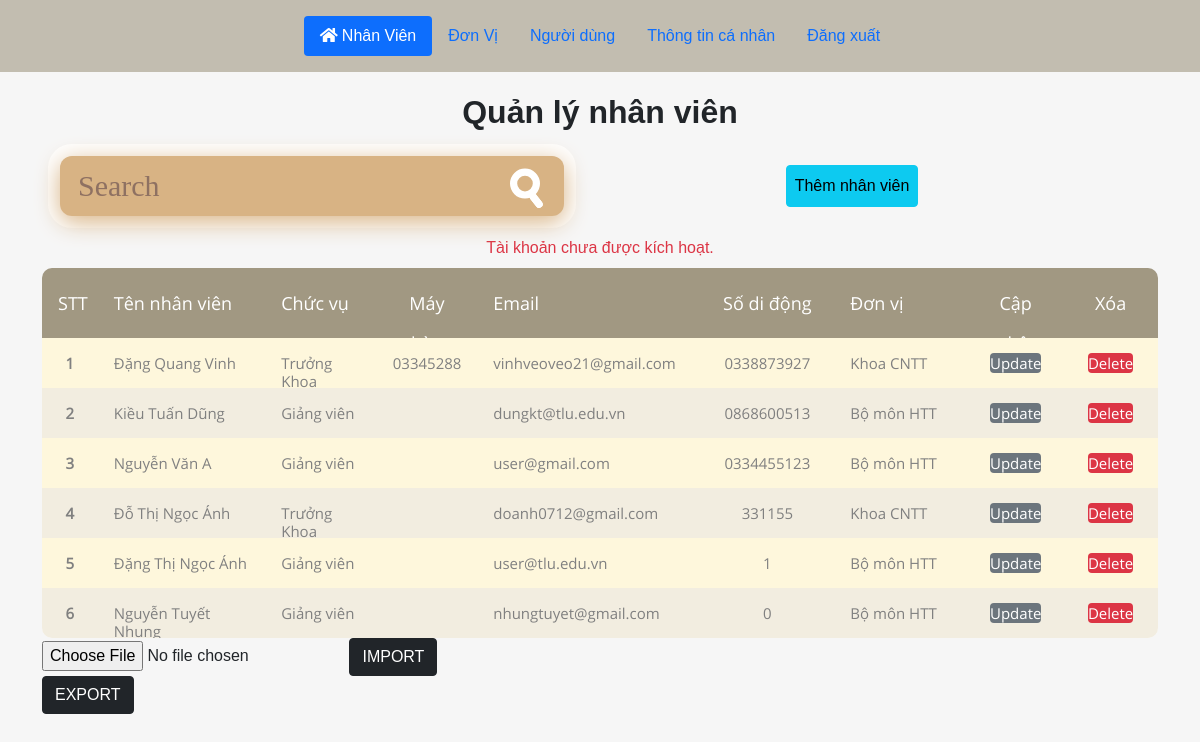
/admin/index.php (signed in), run on the app's committed database.
### tables this page shows
CREATE TABLE `db_nhanvien` (
  `tennv` varchar(100) NOT NULL,
  `chucvu` varchar(50) DEFAULT NULL,
  `mayban` varchar(13) DEFAULT NULL,
  `email` varchar(100) NOT NULL,
  `sodidong` varchar(10) NOT NULL,
  `madv` int(10) UNSIGNED NOT NULL,
  `manv` int(10) UNSIGNED NOT NULL
);

CREATE TABLE `donvi` (
  `MaDV` int(10) UNSIGNED NOT NULL,
  `TenDV` varchar(25) NOT NULL,
  `DiaChi` varchar(100) NOT NULL,
  `Email` varchar(255) DEFAULT NULL,
  `Website` varchar(100) DEFAULT NULL,
  `DienThoai` varchar(13) NOT NULL,
  `MaDV_Cha` int(10) UNSIGNED DEFAULT 0
);

### admin/index.php (the view, shortened to what this page needs)
<?php include("particals/header.php") ?>
<div class="container">
    <div class="row">
        <span class="text-center fs-2 text fw-bold mt-3">Quản lý nhân viên</span>
        <div class="col-12 flex-row d-flex justify-content-between">
            <div style="position: relative;height: 100px;width: 504px;">
                <div id="cover">
                    <form method="get" action="">
                        <div class="tb">
                        <div class="td"><input type="text" placeholder="Search"></div>
                        <div class="td" id="s-cover">
                            <button type="submit">
                            <div id="s-circle"></div>
                            <span></span>
                            </button>
                        </div>
                        </div>
                    </form>
                </div>
            </div>
            <div class="m-auto">
                <a href="<?php echo SITEURL; ?>admin/add-nhanvien.php?" class="btn btn-primary btn-info p-2">Thêm nhân viên</a>
            </div>
        </div>
        <div class="col-12">
            <?php
                    if(isset($_SESSION['login'])){
                        echo $_SESSION['login'];
                    }
                ?>
            <div class="table100">
                <table>
                    <thead>
                        <tr class="table100-head bg-4">
                            <th scope="col" class="text-center" style="min-width:5%;max-width:5%">STT</th>
                            <th scope="col" class="text-start" style="min-width:15%;max-width:15%">Tên nhân viên</th>
                            <th scope="col" style="min-width:10%;max-width:10%">Chức vụ</th>
                            <th scope="col" style="min-width:9%;max-width:9%;text-align: center;">Máy bàn</th>
                            <th scope="col" style="min-width:20%;max-width:20%">Email</th>
                            <th scope="col" style="min-width:12%;max-width:12%;text-align: center">Số di động</th>
                            <th scope="col" style="min-width:12%;max-width:12%">Đơn vị</th>
                            <th scope="col" class="text-center">Cập nhật</th>
                            <th scope="col" class="text-center">Xóa</th>
                        </tr>
                    </thead>
                    <tbody >
                    <?php
                        $sql = "select manv, tennv, chucvu, mayban, db_nhanvien.email, sodidong, TenDV from db_nhanvien, donvi where db_nhanvien.madv = donvi.MaDV";
                        $result = mysqli_query($conn,$sql);
                        $i = 0;
                        if (mysqli_num_rows($result) > 0)
                        {
                            while($row = mysqli_fetch_assoc($result)){
                                $i++;
                                $manv = $row['manv'];
                                $tennv = $row['tennv'];
                                $chucvu = $row['chucvu'];
                                $mayban = $row['mayban'];
                                $email = $row['email'];
                                $sodidong = $row['sodidong'];
                                $TenDV = $row['TenDV'];
                    ?>
                        <tr class="bg-1">
                            <th scope="row" class="text-center" style="max-width:5%"> <?php echo $i; ?> </th>
                            <td class="text-start" style="min-width:15%;max-width:15%"> <?php echo $tennv; ?> </td>
                            <td style="min-width:10%;max-width:10%"> <?php echo $chucvu; ?> </td>
                            <td style="min-width:9%;max-width:9%;text-align: center;"> <?php echo $mayban; ?> </td>
                            <td style="min-width:20%;max-width:20%"> <?php echo $email; ?> </td>
                            <td style="min-width:12%;max-width:12%;text-align: center"> <?php echo $sodidong; ?> </td>
                            <td style="min-width:12%;max-width:12%"> <?php echo $TenDV; ?> </td>
                            <td class="text-center">
                                <a href="<?php echo SITEURL; ?>admin/update-nhanvien.php?id=<?php echo $manv; ?>"
                                    class="btn-secondary rounded" style="text-decoration: none">Update</a>
                            </td>
                            <td class="text-center">
                                <a href="<?php echo SITEURL; ?>admin/delete-nhanvien.php?id=<?php echo $manv; ?>"
                                    class="btn-danger rounded" style="text-decoration: none">Delete</a>
                            </td>
                        </tr>
                    <?php
                            }
                        }
                    ?>
                    </tbody>
                </table>
            </div>
        </div>
        <div>
            <form action="export_import.php" method="POST" enctype="multipart/form-data">
                <input type="file" name="file_import">
                <button class="btn btn-dark" type="submit" name="import">IMPORT</button>
            </form>
            <form action="export_import.php" method="POST" enctype="multipart/form-data">
                <button class="btn btn-dark" type="submit" name="export">EXPORT</button>
            </form>
        </div>
    </div>
</div>
<?php include("../particals-front/footer.php") ?>

### admin/css/main_.css (style rules this page uses)
* { margin: 0px; padding: 0px; box-sizing: border-box; }
body, html { height: 100%; font-family: sans-serif; }
.bg-1 { background-color: #FEF7DC; }
.bg-4 { background-color: #A19882; }
table { border-spacing: 1; border-collapse: collapse; background: white; border-radius: 10px; overflow: hidden; width: 100%; margin: 0 auto; position: relative; display: block; empty-cells: show; }
table * { position: relative; }
table td, table th { padding-left: 8px; }
table thead { display: block; background-color: #f1f1f1; position:relative; width:100%; }
table thead tr { height: 70px; background: #36304a; display:flex; width: 100%; }
table tbody { position:relative; width:100%; overflow-y:scroll; max-height: 40vh; display: block; }
table tbody tr { height: 50px; display:flex; width: 100%; }
table tbody tr:last-child { border: 0; }
table td, table th { text-align: left; flex-basis:100%; flex-grow:2; display: block; padding: 1rem; }
.table100-head th { font-family: OpenSans-Regular; font-size: 18px; color: #fff; line-height: 2.2; font-weight: unset; }
tbody tr:nth-child(even) { background-color: #E6DDC688; }
tbody tr { font-family: OpenSans-Regular; font-size: 15px; color: #808080; line-height: 1.2; font-weight: unset; }

### admin/css/search.css (style rules this page uses)
.tb { display: table; width: 100%; }
.td { display: table-cell; vertical-align: middle; }
#cover input, #cover button { color: #fff; font-family: Nunito; padding: 0; margin: 0; border: 0; background-color: transparent; }
#cover { position: absolute; left: -150px; margin: auto; width: 840px; padding: 30px; background-color: #D8B384; border-radius: 20px; box-shadow: 0 10px 40px #D8B384, 0 0 0 20px #ffffffeb; transform: scale(0.6); }
#cover input { outline: 0; }
#cover form { height: 40px; }
#cover input[type="text"] { width: 100%; height: 40px; font-size: 50px; line-height: 1; }
#cover input[type="text"]::placeholder { color: #5E454B99; }
#s-cover { width: 1px; padding-left: 35px; }
#cover button { position: relative; display: block; width: 60px; height: 40px; cursor: pointer; }
#s-circle { position: relative; top: -11px; left: 0; width: 50px; height: 50px; margin-top: 0; border: 12px solid #fff; background-color: transparent; border-radius: 50%; transition: 0.5s ease all; }
#cover button span { position: absolute; top: 27px; left: 17px; display: block; width: 45px; height: 15px; background-color: transparent; border-radius: 10px; transform: rotateZ(52deg); transition: 0.5s ease all; }
#cover button span:before, #cover button span:after { content: ''; position: absolute; bottom: 0; right: 0; width: 28px; height: 12px; background-color: #fff; border-radius: 10px; transform: rotateZ(0); transition: 0.5s ease all; }

### data on the page
db_nhanvien: tennv "Đặng Quang Vinh", chucvu "Trưởng Khoa", mayban "03345288", email "vinhveoveo21@gmail.com", sodidong "0338873927", donvi.TenDV "Khoa CNTT"
db_nhanvien: tennv "Kiều Tuấn Dũng", chucvu "Giảng viên", email "dungkt@tlu.edu.vn", sodidong "0868600513", donvi.TenDV "Bộ môn HTT"
db_nhanvien: tennv "Nguyễn Văn A", chucvu "Giảng viên", email "user@gmail.com", sodidong "0334455123", donvi.TenDV "Bộ môn HTT"
db_nhanvien: tennv "Đỗ Thị Ngọc Ánh", chucvu "Trưởng Khoa", email "doanh0712@gmail.com", sodidong "331155", donvi.TenDV "Khoa CNTT"
db_nhanvien: tennv "Đặng Thị Ngọc Ánh", chucvu "Giảng viên", email "user@tlu.edu.vn", sodidong "1", donvi.TenDV "Bộ môn HTT"
db_nhanvien: tennv "Nguyễn Tuyết Nhung", chucvu "Giảng viên", email "nhungtuyet@gmail.com", sodidong "0", donvi.TenDV "Bộ môn HTT"

### other printed values
$_SESSION['login'] "Tài khoản chưa được kích hoạt."
